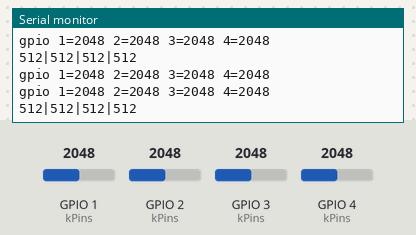
The program below on a simulated ESP32-S3. Shown: the last lines printed to the serial monitor. The test bench sets the inputs (shaded band); at power-on: GPIO 1 (kPins) = 2048, GPIO 2 (kPins) = 2048, GPIO 3 (kPins) = 2048, GPIO 4 (kPins) = 2048 (analog values on the 0–4095 scale).

Above: at 1.4 s.
1.5 s: GPIO 1 (kPins) set to 2866
At 2.7 s:
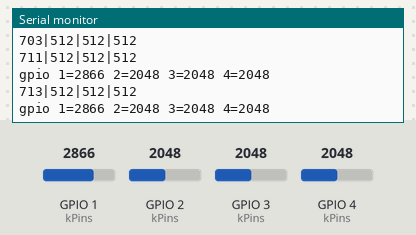
3.0 s: GPIO 2 (kPins) set to 2866
At 4.1 s:
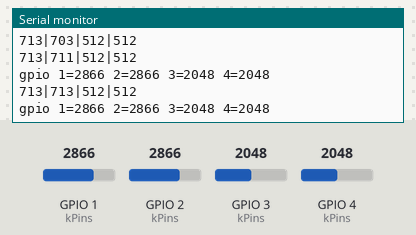
4.5 s: GPIO 3 (kPins) set to 2866
At 5.7 s:
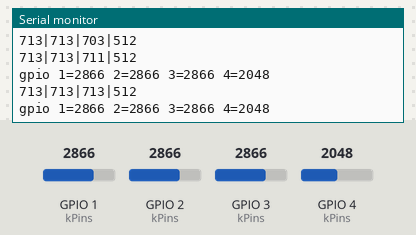
6.0 s: GPIO 4 (kPins) set to 2866
At 7.3 s:
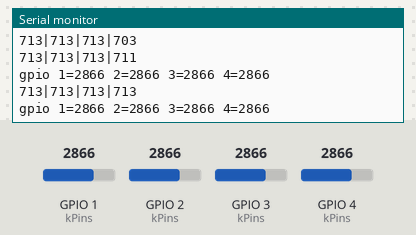
7.5 s: GPIO 1 (kPins) set to 3972
At 8.8 s:
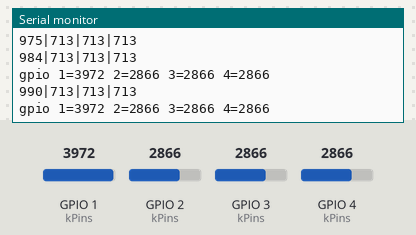
9.0 s: GPIO 2 (kPins) set to 3972
At 10.3 s:
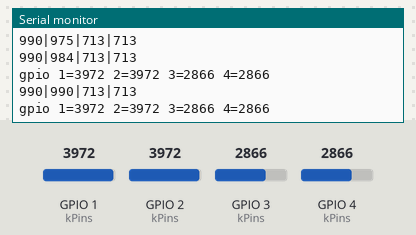
Timing chart, 0 to 11.5 s (numbered marks = the images above; inputs shaded):
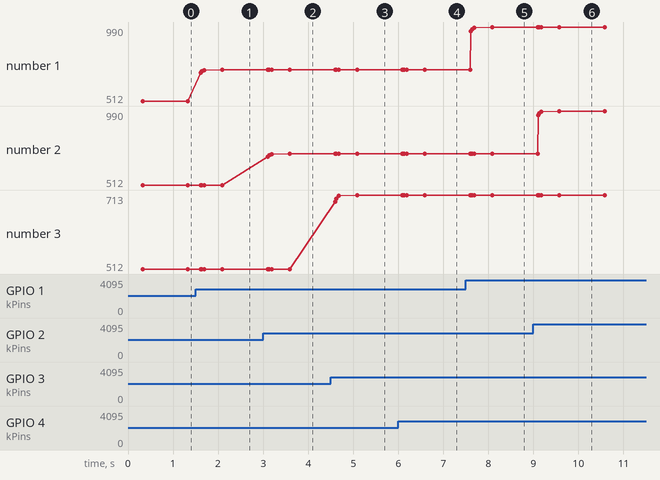

Measured:
- after the input at 1.5 s, the serial monitor: prints a new line after 0.11 s (image 1)
- after the input at 3.0 s, the serial monitor: prints a new line after 0.11 s (image 2)
- after the input at 4.5 s, the serial monitor: prints a new line after 0.10 s (image 3)
- after the input at 6.0 s, the serial monitor: prints a new line after 0.11 s (image 4)
- after the input at 7.5 s, the serial monitor: prints a new line after 0.11 s (image 5)
- after the input at 9.0 s, the serial monitor: prints a new line after 0.11 s (image 6)
- plotted number 1: 512 → 713 after the input at 1.5 s, 713 → 990 after the input at 7.5 s

The program:

main.cpp
```cpp
#include <Arduino.h>

// Slider 1..4, links nach rechts, an GP1..GP4.
// Schieberegler: Pin 1 = GND, Pin 2 = GP, Pin 3 = 3V3.
static const int kPins[4] = {1, 2, 3, 4};
static const int kSliderCount = 4;
// Diagnose: GPIO 1..4 sind die ersten vier ADC1-Kanäle, Rohwerte 0..4095.
static const int kGpioLogMs = 500;
static const int kSamples = 9;
static const int kHeartbeatMs = 1000;
// Ruhe 19.10., Rohwerte 0..4095: typisch ±10, selten ±20, einzelne Ausreißer 100..230.
// Nach >>2 und IIR bleibt das Rauschen unter 4. Ein Ausreißer schiebt smooth einmal
// um etwa 15 und hält die Richtung nicht. Darunter bleibt der Wert stehen (~1,2 %).
static const int kIdleBand = 12;
// In Bewegung folgt die Lautstärke in etwa 1-%-Schritten (8 von 961).
static const int kStep = 8;
// Gleiche Richtung, bevor der Stillstand verlassen wird (~100 ms).
static const int kSettle = 8;
// Abstand unter kStep, bevor der Regler wieder als still gilt (~400 ms).
static const int kStill = 30;

struct Track {
  int smooth;
  int locked;
  uint8_t hold;
  uint8_t rest;
  bool moving;
  bool up;
  bool ready;
};

static int median9(int *s) {
  for (int i = 1; i < kSamples; i++) {
    int value = s[i];
    int j = i;
    while (j > 0 && s[j - 1] > value) {
      s[j] = s[j - 1];
      j--;
    }
    s[j] = value;
  }
  return s[kSamples / 2];
}

static int readAdcRaw(int pin) {
  (void)analogRead(pin);
  delayMicroseconds(400);
  return analogRead(pin);
}

static bool sendLine(const char *line, size_t length) {
  // Nur ganze Zeilen einreihen. Bei Rückstau weiter messen statt auf USB warten.
  if (!Serial || Serial.availableForWrite() < (int)length) {
    return false;
  }
  return Serial.write((const uint8_t *)line, length) == length;
}

static bool sendSliders(const Track *trackers) {
  char line[32];
  int length = snprintf(line, sizeof(line), "%d|%d|%d|%d\n", trackers[0].locked,
                        trackers[1].locked, trackers[2].locked, trackers[3].locked);
  return length > 0 && (size_t)length < sizeof(line) && sendLine(line, (size_t)length);
}

static void logGpioInputs() {
  static uint32_t lastMs = 0;
  uint32_t now = millis();
  if (lastMs != 0 && now - lastMs < (uint32_t)kGpioLogMs) {
    return;
  }
  lastMs = now;
  char line[64];
  int length = snprintf(line, sizeof(line), "gpio 1=%d 2=%d 3=%d 4=%d\n", readAdcRaw(1),
                        readAdcRaw(2), readAdcRaw(3), readAdcRaw(4));
  if (length > 0 && (size_t)length < sizeof(line)) {
    sendLine(line, (size_t)length);
  }
}

static int readSlider(int pin) {
  // Erste Messung nach dem Kanalwechsel verwerfen, der ADC braucht Einschwingzeit.
  (void)analogRead(pin);
  delayMicroseconds(400);
  int samples[kSamples];
  for (int i = 0; i < kSamples; i++) {
    samples[i] = analogRead(pin);
    delayMicroseconds(200);
  }
  int scaled = median9(samples) >> 2;  // 12 Bit (0..4095) -> 0..1023
  if (scaled < 0) {
    scaled = 0;
  }
  if (scaled > 1023) {
    scaled = 1023;
  }
  return scaled;
}

void setup() {
  analogReadResolution(12);
  analogSetAttenuation(ADC_11db);
  for (int i = 0; i < kSliderCount; i++) {
    analogSetPinAttenuation(kPins[i], ADC_11db);
  }

  Serial.begin(115200);
  // Null läuft im HWCDC-Wartezähler älterer Cores über. Zusätzlich vor jedem
  // Versand den freien Platz prüfen; der positive Timeout begrenzt den Fehlerfall.
  Serial.setTxTimeoutMs(10);
  delay(200);
  const char banner[] = "gpio pin1-4=adc\n";
  sendLine(banner, sizeof(banner) - 1);
}

static void track(Track &t, int raw, bool &changed) {
  if (!t.ready) {
    t.smooth = raw;
    t.locked = raw;
    t.ready = true;
    changed = true;
    return;
  }

  // Median allein springt noch. Ein kleiner Tiefpass nimmt den einzelnen Zacken weg.
  t.smooth += (raw - t.smooth) / 4;
  int diff = t.smooth - t.locked;
  int dist = diff < 0 ? -diff : diff;
  bool up = diff > 0;

  if (!t.moving) {
    if (dist < kIdleBand) {
      t.hold = 0;
      return;
    }
    if (t.hold == 0 || up == t.up) {
      t.up = up;
      if (t.hold < 255) {
        t.hold++;
      }
    } else {
      t.up = up;
      t.hold = 1;
      return;
    }
    if (t.hold < kSettle) {
      return;
    }
    t.moving = true;
    t.hold = 0;
    t.rest = 0;
    t.locked = t.smooth;
    changed = true;
    return;
  }

  // Langsames Schieben bleibt in diesem Modus. Erst nach längerer Ruhe zurück,
  // sonst verlangt jeder kleine Schritt wieder die grobe Stillstandsschwelle.
  if (dist < kStep) {
    t.hold = 0;
    if (t.rest < 255) {
      t.rest++;
    }
    if (t.rest < kStill) {
      return;
    }
    t.moving = false;
    t.rest = 0;
    if (t.locked != t.smooth) {
      t.locked = t.smooth;
      changed = true;
    }
    return;
  }

  // Gegenrichtung ab kStep ist eine echte Umkehr und folgt sofort.
  t.up = up;
  t.rest = 0;
  t.locked = t.smooth;
  changed = true;
}

void loop() {
  static Track trackers[kSliderCount];
  static uint8_t prime = 8;
  static uint32_t lastSendMs = 0;
  static bool pending = true;

  logGpioInputs();

  // Die ersten Messungen nur glätten. Sonst übernimmt ein einzelner ADC-Zacken die Lautstärke.
  if (prime > 0) {
    for (int i = 0; i < kSliderCount; i++) {
      int raw = readSlider(kPins[i]);
      if (!trackers[i].ready) {
        trackers[i].smooth = raw;
        trackers[i].ready = true;
      } else {
        trackers[i].smooth += (raw - trackers[i].smooth) / 4;
      }
    }
    prime--;
    if (prime == 0) {
      for (int i = 0; i < kSliderCount; i++) {
        trackers[i].locked = trackers[i].smooth;
      }
    }
    return;
  }

  bool changed = false;
  for (int i = 0; i < kSliderCount; i++) {
    track(trackers[i], readSlider(kPins[i]), changed);
  }

  uint32_t now = millis();
  pending = pending || changed;
  if ((pending || now - lastSendMs >= kHeartbeatMs) && sendSliders(trackers)) {
    pending = false;
    lastSendMs = now;
  }
}
```
